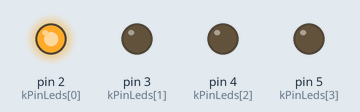
Recording of a sketch running on a simulated Arduino Uno, built with avr-gcc and run on an emulated ATmega328P. Shown: output pins drawn as LEDs (lit = HIGH).

Above: at 0.06 s.
At 0.43 s:
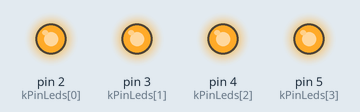
At 1.31 s:
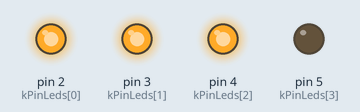
At 1.93 s:
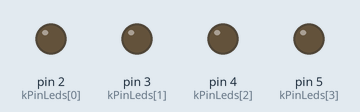
At 2.68 s:
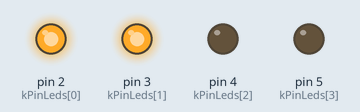
Timing chart, 0 to 3.0 s (numbered marks = the images above):
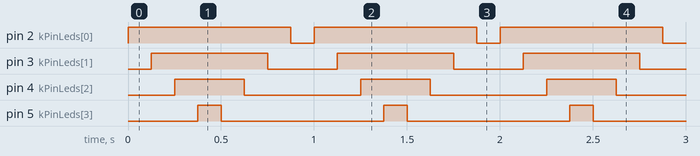

The sketch:

unicolor-led-pattern-4.ino
```cpp
/*
 * Program Name: Unicolor LED Pattern 4
 * Author: Ignacio Rubio
 * Date: 16 November 2017
 * Description: Controls four LEDs lighting cyclon pattern.
 */

const int k_numLEDs = 4;
const int kPinLeds[k_numLEDs] = {2, 3, 4, 5};

void setup() {
  for (int i = 0; i < k_numLEDs; i++) {
    pinMode(kPinLeds[i], OUTPUT);
  }
}

void loop() {
  for (int i = 0; i < k_numLEDs; i++) {
    digitalWrite(kPinLeds[i], HIGH);
    delay(125);
  }

  for (int i = k_numLEDs - 1; i >= 0; i--) {
    digitalWrite(kPinLeds[i], LOW);
    delay(125);
  }
}
```

Measured:
- by itself, pin 2 (kPinLeds[0]): alternates HIGH for 0.88 s and LOW for 0.13 s
- by itself, pin 3 (kPinLeds[1]): alternates HIGH for 0.63 s and LOW for 0.38 s
- by itself, pin 4 (kPinLeds[2]): alternates HIGH for 0.38 s and LOW for 0.63 s
- by itself, pin 5 (kPinLeds[3]): alternates HIGH for 0.13 s and LOW for 0.88 s
